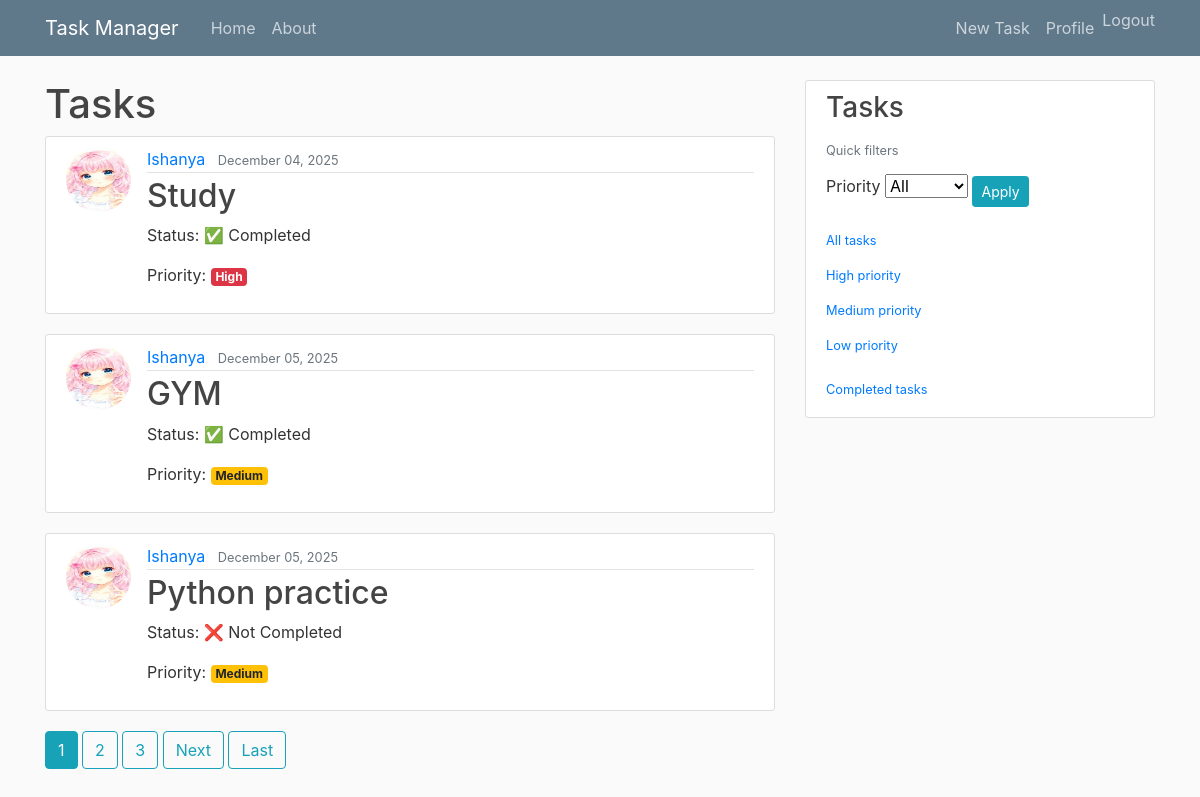
The app's page / (signed in) with its own data.
### task/models.py (models this page shows, shortened)
class Task(models.Model):
    PRIORITY_CHOICES = [
        ('L', 'Low'),
        ('M', 'Medium'),
        ('H', 'High'),
    ]
    owner=models.ForeignKey(User,on_delete=models.CASCADE)
    title=models.CharField(max_length=200)
    description=models.TextField()
    is_completed=models.BooleanField(default=False)
    created_at = models.DateTimeField(default=timezone.now)
    priority = models.CharField(
        max_length=1,
        choices=PRIORITY_CHOICES,
        default='L',
    )

### users/models.py (models this page shows, shortened)
class Profile(models.Model):
    user = models.OneToOneField(User, on_delete=models.CASCADE)
    image = models.ImageField(default='users/default.jpg', upload_to='profile_pics')

### task/views.py (the view)
# urls.py: path('', TodoListView.as_view(),name="task-home"),
class TodoListView(LoginRequiredMixin,ListView):
    model=Task
    template_name="task/task_list.html"
    fields = ["title","priority","is_completed"]
    context_object_name = "tasks"
    ordering="-created_at"
    paginate_by = 3
    def get_queryset(self):
        queryset = Task.objects.filter(owner=self.request.user)
        priority = self.request.GET.get("priority")
        if priority:
            queryset = queryset.filter(priority=priority)
        return queryset

### task/templates/task/task_list.html (shortened to what this page needs)
{% extends "task/base.html" %}
{% block content %}
    <h1 class="page-title">Tasks</h1>
    {% for task in tasks %}
    <article class="media content-section">
        <img class="rounded-circle article-img" src="{{ task.owner.profile.image.url }}">
        <div class="media-body">
            <div class="article-metadata">
                <a class="mr-2" href="#">{{ task.owner.username }}</a>
                <small class="text-muted">{{ task.created_at|date:"F d, Y" }}</small>
            </div>
            <h2>
                <a class="article-title" href="{% url 'task-detail' task.id %}">
                    {{ task.title }}
                </a>
            </h2>
            <p>Status:
                {% if task.is_completed %}
                    ✅ Completed
                {% else %}
                    ❌ Not Completed
                {% endif %}
            </p>
         <p>Priority:
                {% if task.priority == "H" %}
                    <span class="badge badge-danger">High</span>
                {% elif task.priority == "M" %}
                    <span class="badge badge-warning">Medium</span>
                {% else %}
                    <span class="badge badge-success">Low</span>
                {% endif %}
            </p>
        </div>
    </article>
    {% endfor %}
    {% if is_paginated %}
    {% for num in page_obj.paginator.page_range %}
        {% if page_obj.number == num %}
            <a class="btn btn-info mb-4" href="?page={{ num }}">{{ num }}</a>
        {% elif num > page_obj.number|add:'-3' and num < page_obj.number|add:'3' %}
            <a class="btn btn-outline-info mb-4" href="?page={{ num }}">{{ num }}</a>
        {% endif %}
    {% endfor %}
    {% if page_obj.has_next %}
        <a class="btn btn-outline-info mb-4" href="?page={{ page_obj.next_page_number }}">Next</a>
        <a class="btn btn-outline-info mb-4" href="?page={{ page_obj.paginator.num_pages }}">Last</a>
    {% endif %}
{% endif %}
{% endblock %}

### task/templates/task/base.html (shortened to what this page needs)
{% load static %}
<!doctype html>
<html lang="en">
  <head>
    <link rel="stylesheet" href="https://cdn.jsdelivr.net/npm/bootstrap@4.0.0/dist/css/bootstrap.min.css">
  <link rel="stylesheet" type="text/css" href="{% static "task/main.css" %}">
</head>
<body>
<header class="site-header">
  <nav class="navbar navbar-expand-md navbar-dark bg-steel fixed-top">
    <div class="container">
      <a class="navbar-brand mr-4" href="/">Task Manager</a>
      <div class="collapse navbar-collapse" id="navbarToggle">
        <div class="navbar-nav mr-auto">
          <a class="nav-item nav-link" href="/">Home</a>
          <a class="nav-item nav-link" href="/about">About</a>
        </div>
        <div class="navbar-nav">
            {% if user.is_authenticated %}
                <a class="nav-item nav-link" href="{% url 'task-create' %}">New Task</a>
                <a class="nav-item nav-link" href="{% url "profile" %}">Profile</a>
                <form action="{% url 'logout' %}" method="POST" style="display:inline;">
    <button type="submit" class="nav-link btn btn-link" style="border:none; background:none; padding:0;">
        Logout
    </button>
</form>
                {%  else %}
          <a class="nav-item nav-link" href="{% url "login" %}">Login</a>
          <a class="nav-item nav-link" href="{% url "register" %}">Register</a>
            {%  endif %}
        </div>
      </div>
    </div>
  </nav>
</header>
<main role="main" class="container">
  <div class="row">
    <div class="col-md-8">
      {% block content %}{% endblock %}
    </div>
    <div class="col-md-4">
  <div class="content-section">
    <h3 class="mb-3">Tasks</h3>
    <small class="text-muted d-block mb-2">Quick filters</small>
    <form method="get" action="{% url 'task-home' %}" class="mb-3">
      <label for="priority" class="form-label mb-1">Priority</label>
      <select name="priority" id="priority" class="form-select form-select-sm">
        <option value="" {% if not request.GET.priority %}selected{% endif %}>All</option>
      </select>
      <button type="submit" class="btn btn-info btn-sm mt-2">Apply</button>
    </form>
    <nav class="nav flex-column small">
      <a href="{% url 'task-home' %}" class="nav-link px-0 {% if not request.GET.priority %}fw-bold{% endif %}">
        All tasks
      </a>
      <a href="{% url 'task-home' %}?priority=H" class="nav-link px-0">
        High priority
      </a>
      <a href="{% url 'task-home' %}?priority=M" class="nav-link px-0">
        Medium priority
      </a>
      <a href="{% url 'task-home' %}?priority=L" class="nav-link px-0">
        Low priority
      </a>
      <a href="{% url 'completed-tasks' %}" class="nav-link px-0 mt-2">
        Completed tasks
      </a>
    </nav>
  </div>
</div>
  </div>
</main>
  </body>
</html>

### task/static/task/main.css (style rules this page uses)
body { background: #fafafa; color: #333333; margin-top: 5rem; }
h1, h2, h3, h4, h5, h6 { color: #444444; }
.bg-steel { background-color: #5f788a; }
.site-header .navbar-nav .nav-link { color: #cbd5db; }
.content-section { background: #ffffff; padding: 10px 20px; border: 1px solid #dddddd; border-radius: 3px; margin-bottom: 20px; }
.article-title { color: #444444; }
.article-img { height: 65px; width: 65px; margin-right: 16px; }
.article-metadata { padding-bottom: 1px; margin-bottom: 4px; border-bottom: 1px solid #e3e3e3 }

### records on screen
Task: owner.profile.image (placeholder picture), owner.username "Ishanya", created_at "December 04, 2025", title "Study", is_completed "✅ Completed", priority "High"
Task: owner.profile.image (placeholder picture), owner.username "Ishanya", created_at "December 05, 2025", title "GYM", is_completed "✅ Completed", priority "Medium"
Task: owner.profile.image (placeholder picture), owner.username "Ishanya", created_at "December 05, 2025", title "Python practice", is_completed "❌ Not Completed", priority "Medium"

### other values on screen
{{ num }} "1"
{{ num }} "2" "3"
